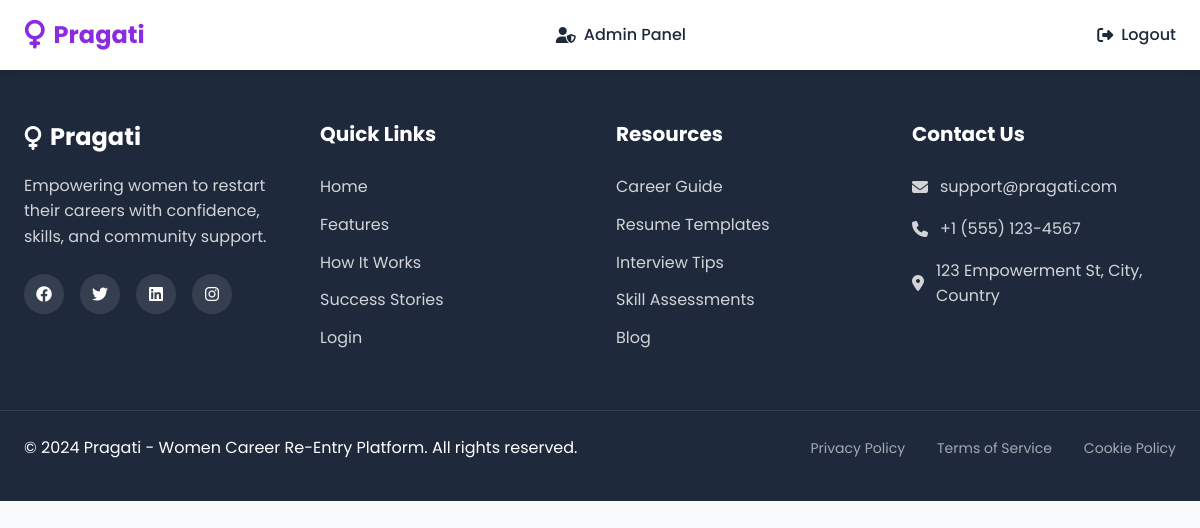
Page /jobs/ (signed in) on the earlier database version.
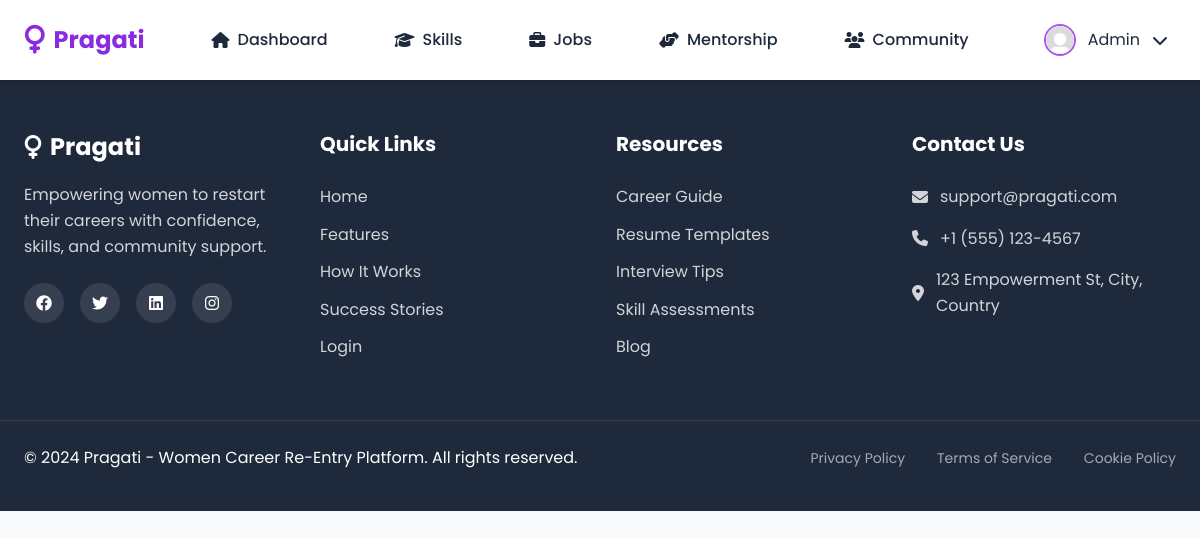
Same page on the later database version.
### models.py (models this page shows, shortened)
class User(UserMixin, db.Model):
    __tablename__ = 'users'
    id = db.Column(db.Integer, primary_key=True)
    email = db.Column(db.String(120), unique=True, nullable=False)
    password_hash = db.Column(db.String(256), nullable=False)
    first_name = db.Column(db.String(50), nullable=False)
    last_name = db.Column(db.String(50), nullable=False)
    phone = db.Column(db.String(20))
    location = db.Column(db.String(100))
    role = db.Column(db.String(20), default='user')
    career_break_years = db.Column(db.Integer)
    previous_role = db.Column(db.String(100))
    desired_role = db.Column(db.String(100))
    skills = db.Column(db.Text)
    bio = db.Column(db.Text)
    profile_picture = db.Column(db.String(200))
    is_active = db.Column(db.Boolean, default=True)
    created_at = db.Column(db.DateTime, default=datetime.utcnow)
    last_login = db.Column(db.DateTime)
    company = db.Column(db.String(100))
    job_title = db.Column(db.String(100))
    experience_years = db.Column(db.Integer)
    is_verified_mentor = db.Column(db.Boolean, default=False)
    assessments = db.relationship('Assessment', backref='user', lazy=True)
    mentor_connections = db.relationship('MentorConnection',
                                         foreign_keys='MentorConnection.mentee_id',
                                         backref='mentee', lazy=True)
    job_applications = db.relationship('JobApplication', backref='applicant', lazy=True)
    courses = db.relationship('UserCourse', backref='user', lazy=True)

### routes/jobs.py (the view)
@jobs_bp.route('/')
@login_required
def job_listings():
    page = request.args.get('page', 1, type=int)
    per_page = 10
    job_type = request.args.get('type', '')
    location = request.args.get('location', '')
    search = request.args.get('search', '')
    query = Job.query.filter_by(is_active=True)
    if job_type:
        query = query.filter(Job.job_type == job_type)
    if location:
        query = query.filter(Job.location.contains(location))
    if search:
        query = query.filter(
            Job.title.contains(search) |
            Job.company.contains(search) |
            Job.description.contains(search)
        )
    jobs = query.order_by(Job.posted_at.desc()).paginate(
        page=page, per_page=per_page, error_out=False
    )
    user_applications = JobApplication.query.filter_by(
        user_id=current_user.id
    ).all()
    applied_job_ids = [app.job_id for app in user_applications]
    job_types = db.session.query(Job.job_type).distinct().all()
    job_types = [j[0] for j in job_types if j[0]]
    return render_template('jobs/listings.html',
                         jobs=jobs,
                         applied_job_ids=applied_job_ids,
                         job_types=job_types,
                         current_filters={
                             'type': job_type,
                             'location': location,
                             'search': search
                         })

### app.py (called while the page is built)
@login_manager.user_loader
def load_user(user_id):
    return User.query.get(int(user_id))

### templates/jobs/listings.html (shortened to what this page needs)
{% extends "layout.html" %}

### templates/layout.html (shortened to what the changed rows need)
<!DOCTYPE html>
<html lang="en">
<head>
    <link rel="stylesheet" href="https://cdnjs.cloudflare.com/ajax/libs/font-awesome/6.4.0/css/all.min.css">
    <link rel="stylesheet" href="{{ url_for('static', filename='css/main.css') }}">
</head>
<body>
    {% if not hide_nav %}
    <nav class="navbar">
        <div class="nav-container">
            <a href="{{ url_for('index') }}" class="nav-logo">
                <i class="fas fa-venus"></i>
                <span>Pragati</span>
            </a>
                {% if current_user.is_authenticated and current_user.role != 'admin' %}
    <a href="{{ url_for('dashboard.home') }}" class="nav-link">
        <i class="fas fa-home"></i> Dashboard
    </a>
    <a href="{{ url_for('dashboard.skills') }}" class="nav-link">
        <i class="fas fa-graduation-cap"></i> Skills
    </a>
    <a href="{{ url_for('jobs.job_listings') }}" class="nav-link">
        <i class="fas fa-briefcase"></i> Jobs
    </a>
    <a href="{{ url_for('mentorship.mentor_list') }}" class="nav-link">
        <i class="fas fa-hands-helping"></i> Mentorship
    </a>
    <a href="{{ url_for('dashboard.community') }}" class="nav-link">
        <i class="fas fa-users"></i> Community
    </a>
    <div class="nav-user">
        <img src="{{ current_user.profile_picture or url_for('static', filename='images/avatar-placeholder.png') }}"
            alt="Profile" class="user-avatar">
        <span>{{ current_user.first_name }}</span>
        <i class="fas fa-chevron-down"></i>
    </div>
{% elif current_user.is_authenticated and current_user.role == 'admin' %}
    <a href="{{ url_for('admin.dashboard') }}" class="nav-link">
        <i class="fas fa-user-shield"></i> Admin Panel
    </a>
    <a href="{{ url_for('auth.logout') }}" class="nav-link">
        <i class="fas fa-sign-out-alt"></i> Logout
    </a>
{% endif %}
            </div>
    </nav>
    {% endif %}
</body>
</html>

Differences in the rows shown:
now on this page (row edited): User: first_name "Admin"
changed User: role "admin" → "mentee" (drawn)
Other differences:
text no longer shown: "Admin Panel Logout"
text now shown: "Dashboard Skills Jobs Mentorship Community"
